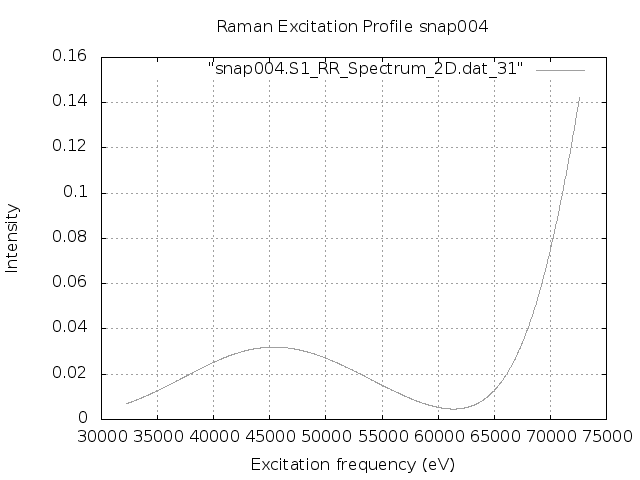

The gnuplot source for this figure:
set terminal png
set output "snap004.S1.REP_frozen.png"
set xlabel 'Excitation frequency (eV)'
set ylabel 'Intensity'
set title "Raman Excitation Profile snap004"
set grid
set autoscale
plot "snap004.S1_RR_Spectrum_2D.dat_31" with lines lc "blue"
exit
